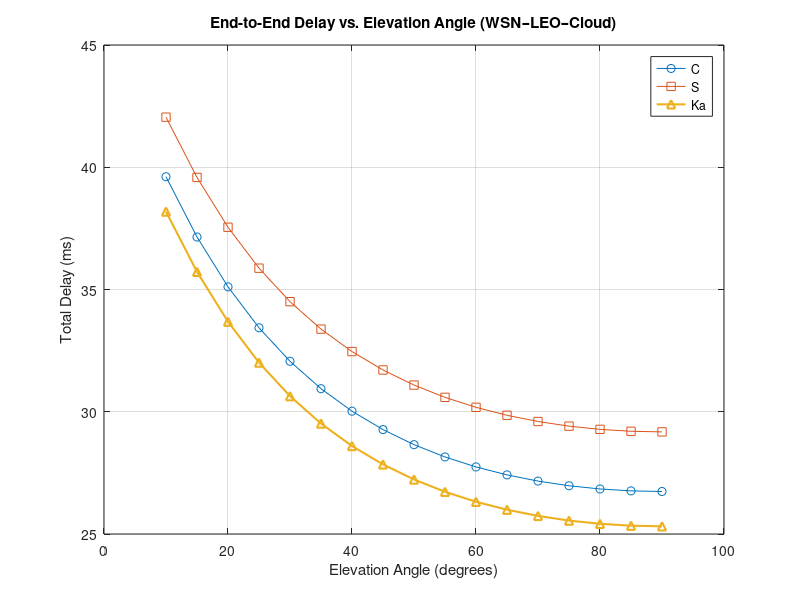

Write the MATLAB code that produced this figure.
% Constants
c = 3e8; % Speed of light (m/s)
R = 6371e3; % Earth radius in meters
h = 1200e3; % Satellite altitude in meters

% Elevation angles (in degrees)
elevation_deg = 10:5:90;
elevation_rad = deg2rad(elevation_deg);
num_angles = length(elevation_deg);

% Band parameters
bands = {'C', 'S', 'Ka'};
data_rates = [5e6, 2e6, 50e6]; % bits/sec
extra_band_latency = [100e-6, 80e-6, 150e-6]; % seconds

% Other delays (fixed)
wsn_to_vsat_delay = 5e-3; % seconds
vsat_processing_delay = 2e-3; % seconds
cloud_processing_delay = 10e-3; % seconds
packet_size_bits = 1024 * 8;

% Initialize delay matrix
total_delay = zeros(length(bands), num_angles);

for i = 1:num_angles
    theta = elevation_rad(i);
    
    % Slant range (approximation using spherical earth model)
    d = sqrt((R + h)^2 - (R * cos(theta))^2) - R * sin(theta); % one-way
    prop_delay = 2 * d / c; % up and down link
    
    for b = 1:length(bands)
        tx_delay = packet_size_bits / data_rates(b);
        total_delay(b, i) = wsn_to_vsat_delay + vsat_processing_delay + ...
                            tx_delay + prop_delay + cloud_processing_delay + ...
                            extra_band_latency(b);
    end
end

% Plotting
figure;
plot(elevation_deg, total_delay(1,:)*1e3, '-o', ...
     elevation_deg, total_delay(2,:)*1e3, '-s', ...
     elevation_deg, total_delay(3,:)*1e3, '-^', 'LineWidth', 1.5);
xlabel('Elevation Angle (degrees)');
ylabel('Total Delay (ms)');
legend(bands, 'Location', 'northeast');
title('End-to-End Delay vs. Elevation Angle (WSN–LEO–Cloud)');
grid on;
